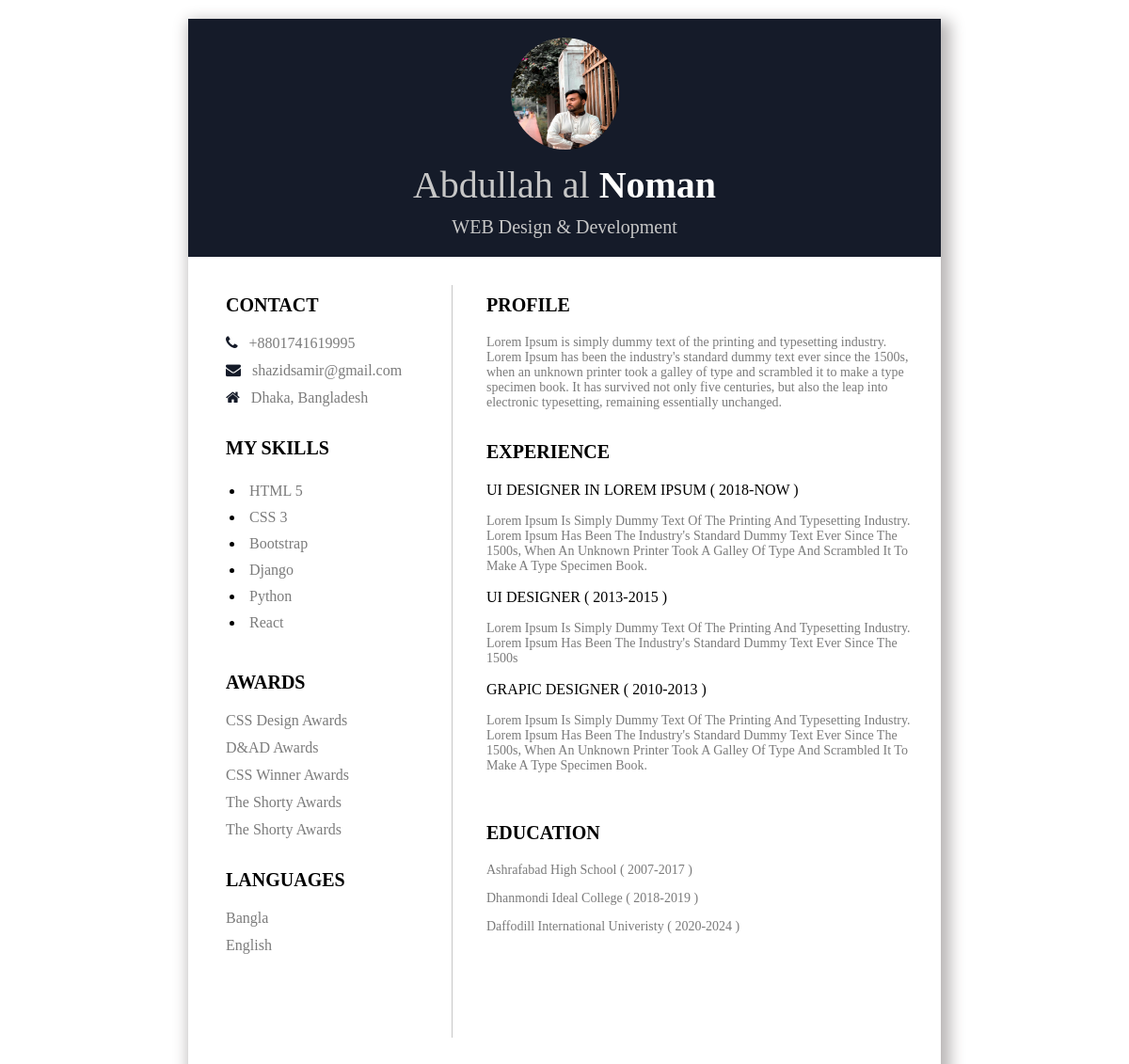
The app's page /view/12 with its own data.
### app/models.py (models this page shows, shortened)
class ResumeList(models.Model):
    user = models.ForeignKey(User, on_delete=models.CASCADE, null=True, blank=True)
    date = models.DateField(auto_now_add=True, )
    first_name = models.CharField(max_length=30, null=True, blank=True)
    last_name = models.CharField(max_length=20, null=True, blank=True)
    phone_number = models.TextField(max_length=20, null=True, blank=True)
    email = models.EmailField(null=True, blank=True)
    address = models.TextField(max_length=100, null=True, blank=True)
    skill_01 = models.CharField(max_length=20, null=True, blank=True)
    skill_02 = models.CharField(max_length=20, null=True, blank=True)
    skill_03 = models.CharField(max_length=20, null=True, blank=True)
    skill_04 = models.CharField(max_length=20, null=True, blank=True)
    skill_05 = models.CharField(max_length=20, null=True, blank=True)
    skill_06 = models.CharField(max_length=20, null=True, blank=True)
    award_01 = models.CharField(max_length=20, null=True, blank=True)
    award_02 = models.CharField(max_length=20, null=True, blank=True)
    award_03 = models.CharField(max_length=20, null=True, blank=True)
    award_04 = models.CharField(max_length=20, null=True, blank=True)
    award_05 = models.CharField(max_length=20, null=True, blank=True)
    language_01 = models.CharField(max_length=20, null=True, blank=True)
    language_02 = models.CharField(max_length=20, null=True, blank=True)
    title = models.TextField(max_length=200, null=True, blank=True)
    profession = models.CharField(max_length=50, null=True, blank=True)
    profile_detail = models.TextField(max_length=500, null=True, blank=True)
    profile_pic = models.ImageField(upload_to='Picture/', default='default.jpg', null=True, blank=True)
    job_title_01 = models.CharField(max_length=100, null=True, blank=True)
    j1_j_d = models.TextField(null=True, blank=True)
    j1_l_d = models.TextField(null=True, blank=True)
    job_details_01 = models.TextField(max_length=500, null=True, blank=True)
    job_title_02 = models.CharField(max_length=100, null=True, blank=True)
    j2_j_d = models.TextField(null=True, blank=True)
    j2_l_d = models.TextField(null=True, blank=True)
    job_details_02 = models.TextField(max_length=500, null=True, blank=True)
    job_title_03 = models.CharField(max_length=100, null=True, blank=True)
    j3_j_d = models.TextField(null=True, blank=True)
    j3_l_d = models.TextField(null=True, blank=True)
    job_details_03 = models.TextField(max_length=500, null=True, blank=True)
    school = models.TextField(max_length=60, null=True, blank=True)
    s_j_d = models.TextField(null=True, blank=True)
    s_l_d = models.TextField(null=True, blank=True)
    college = models.TextField(max_length=60, null=True, blank=True)
    c_j_d = models.TextField(null=True, blank=True)
    c_l_d = models.TextField(null=True, blank=True)
    university = models.TextField(max_length=60, null=True, blank=True)
    u_j_d = models.TextField(null=True, blank=True)
    u_l_d = models.TextField(null=True, blank=True)

### app/views.py (the view)
# urls.py: path('view/<int:id>', view_cv, name='view_cv'),
def view_cv(request, id):
    items = ResumeList.objects.get(id=id)
    return render(request, 'view_cv.html', locals())

### template/view_cv.html (shortened to what this page needs)
<!DOCTYPE html>
{% load static %}
<html>
<head>
    <link rel="stylesheet" type="text/css" href="{% static 'assets/css/style.css'%}"/>
    <link rel="stylesheet" href="https://cdnjs.cloudflare.com/ajax/libs/font-awesome/4.7.0/css/font-awesome.min.css">
</head>
<body>
<div class="main">
    <div class="top-section">
        <img src="{{ items.profile_pic.url }}" class="profile"/>
        <p class="p1"><span> {{ items.first_name }} </span>{{ items.last_name }}</p>
        <p class="p2">{{ items.profession }}</p>
    </div>
    <div class="col-div-4">
        <div class="content-box" style="padding-left: 40px;">
            <p class="head">Contact</p>
            <p class="p3"><i class="fa fa-phone" aria-hidden="true"></i> &nbsp;&nbsp;{{ items.phone_number }}</p>
            <p class="p3"><i class="fa fa-envelope" aria-hidden="true"></i> &nbsp;&nbsp;{{ items.email }}</p>
            <p class="p3"><i class="fa fa-home" aria-hidden="true"></i> &nbsp;&nbsp;{{ items.address }}</p>
            <br/>
            <p class="head">my skills</p>
            <ul class="skills">
                <li><span>{{ items.skill_01 }}</span></li>
                <li><span>{{ items.skill_02 }}</span></li>
                <li><span>{{ items.skill_03 }}</span></li>
                <li><span>{{ items.skill_04 }}</span></li>
                <li><span>{{ items.skill_05 }}</span></li>
                <li><span>{{ items.skill_06 }}</span></li>
            </ul>
            <br/>
            <p class="head">awards</p>
            <p class="p3">{{ items.award_01 }}</p>
            <p class="p3">{{ items.award_02 }}</p>
            <p class="p3">{{ items.award_03 }}</p>
            <p class="p3">{{ items.award_04 }}</p>
            <p class="p3">{{ items.award_05 }}</p>
            <br/>
            <p class="head">Languages</p>
            <p class="p3">{{ items.language_01 }}</p>
            <p class="p3">{{ items.language_02 }}</p>
        </div>
    </div>
    <div class="line"></div>
    <div class="col-div-8">
        <div class="content-box">
            <p class="head">profile</p>
            <p class="p3" style="font-size: 14px;">{{ items.profile_detail }}</p>
            <br/>
            <p class="head">EXPERIENCE</p>
            <p>{{ items.job_title_01 }} ( {{ items.j1_j_d }}-{{ items.j1_l_d }} )</p>
            <p class="p-4">
                {{ items.job_details_01 }}</p>
            <p>{{ items.job_title_02 }} ( {{ items.j2_j_d }}-{{ items.j2_l_d }} )</p>
            <p class="p-4">
                {{ items.job_details_02 }}
            </p>
            <p>{{ items.job_title_03 }} ( {{ items.j3_j_d }}-{{ items.j3_l_d }} )</p>
            <p class="p-4">
                {{ items.job_details_03 }}</p>
            <br/>
            <p class="head">Education</p>
            <p class="p-4">{{ items.school }} ( {{ items.s_j_d }}-{{ items.s_l_d }} )</p>
            <p class="p-4">{{ items.college }} ( {{ items.c_j_d }}-{{ items.c_l_d }} )</p>
            <p class="p-4">{{ items.university }} ( {{ items.u_j_d }}-{{ items.u_l_d }} )</p>
        </div>
    </div>
</div>
<br/>
</body>
</html>

### static/assets/css/style.css (style rules this page uses)
.main { height: 1150px; width: 800px; background-color: white; box-shadow: 5px 7px 15px 5px #b9b6b6; margin: 20px auto; }
.top-section { background-color:#151b29; text-align: center; padding: 20px; }
.profile { width: 115px; border-radius: 50%; height: 119px; }
.p1 { color: white; font-size: 40px; font-weight: bold; margin: 0px; margin-top: 10px; }
.p1 span { font-weight: 100; color: #c7c7c7; }
.p2 { font-size: 20px; color: #c7c7c7; margin: 0px; margin-top: 10px; }
.col-div-4 { width: 35%; float: left; }
.col-div-8 { width: 62%; float: left; }
.line { border-left: 1px solid #c7c7c7; height: 800px; width: 2%; margin-top: 30px; float:left; }
.content-box { padding: 20px; }
.head { font-size: 20px; text-transform: uppercase; font-weight: 600; }
.p3 { color: #7b7b7b; margin-bottom: -5px; }
.fa { color: #151b29; }
.skills { margin-left: -20px; margin-bottom: 0px; }
.skills li { padding: 5px; }
.skills li span { color: #7b7b7b; }
.p-4 { font-size: 14px; color: #7b7b7b; }

### records on screen
ResumeList: profile_pic (picture), first_name "Abdullah al", last_name "Noman", profession "WEB Design & Development", phone_number "+8801741619995", email "shazidsamir@gmail.com", address "Dhaka, Bangladesh", skill_01 "HTML 5", skill_02 "CSS 3", skill_03 "Bootstrap", skill_04 "Django", skill_05 "Python", skill_06 "React", award_01 "CSS Design Awards", award_02 "D&AD Awards", award_03 "CSS Winner Awards", award_04 "The Shorty Awards", award_05 "The Shorty Awards", language_01 "Bangla", language_02 "English", profile_detail "Lorem Ipsum is simply dummy text of the printing and typesetting industry. Lorem Ipsum has been the industry's standard dummy text ever since the 1500s, when an unknown printer took a galley of type and scrambled it to make a type specimen book. It has survived not only five centuries, but also the leap into electronic typesetting, remaining essentially unchanged.", job_title_01 "UI DESIGNER IN LOREM IPSUM", j1_j_d "2018", j1_l_d "NOW", job_details_01 "Lorem Ipsum Is Simply Dummy Text Of The Printing And Typesetting Industry. Lorem Ipsum Has Been The Industry's Standard Dummy Text Ever Since The 1500s, When An Unknown Printer Took A Galley Of Type And Scrambled It To Make A Type Specimen Book.", job_title_02 "UI DESIGNER", j2_j_d "2013", j2_l_d "2015", job_details_02 "Lorem Ipsum Is Simply Dummy Text Of The Printing And Typesetting Industry. Lorem Ipsum Has Been The Industry's Standard Dummy Text Ever Since The 1500s", job_title_03 "GRAPIC DESIGNER", j3_j_d "2010", j3_l_d "2013", job_details_03 "Lorem Ipsum Is Simply Dummy Text Of The Printing And Typesetting Industry. Lorem Ipsum Has Been The Industry's Standard Dummy Text Ever Since The 1500s, When An Unknown Printer Took A Galley Of Type And Scrambled It To Make A Type Specimen Book.", school "Ashrafabad High School", s_j_d "2007", s_l_d "2017", college "Dhanmondi Ideal College", c_j_d "2018", c_l_d "2019", university "Daffodill International Univeristy", u_j_d "2020", u_l_d "2024"
